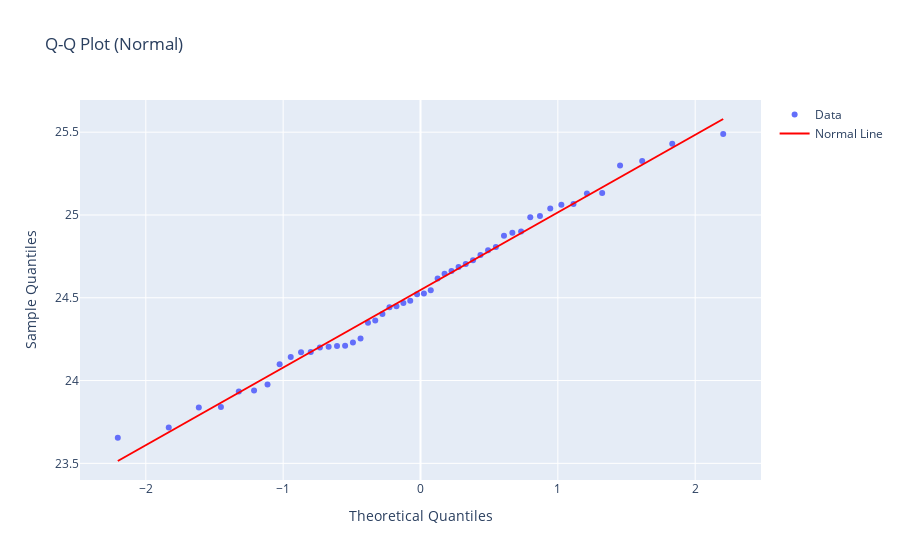

Source (notebook cell):
### Code cell
# Q-Q Plot
qq = stats.probplot(x, dist="norm")
theoretical_quantiles = qq[0][0]
sample_quantiles = qq[0][1]
slope = qq[1][0]
intercept = qq[1][1]

fig = go.Figure()
fig.add_trace(
    go.Scatter(x=theoretical_quantiles, y=sample_quantiles, mode="markers", name="Data")
)

# Reference line
line_x = np.array([min(theoretical_quantiles), max(theoretical_quantiles)])
line_y = slope * line_x + intercept
fig.add_trace(
    go.Scatter(
        x=line_x, y=line_y, mode="lines", name="Normal Line", line=dict(color="red")
    )
)

fig.update_layout(
    title="Q-Q Plot (Normal)",
    xaxis_title="Theoretical Quantiles",
    yaxis_title="Sample Quantiles",
)
fig.show()

### Figure 1 — Plotly figure (JSON) as saved in the notebook; plotly's stock layout.template omitted (floating-point values rounded to 4 significant figures)
{"data": [{"mode": "markers", "name": "Data", "type": "scatter", "x": [-2.204, -1.833, -1.614, -1.453, -1.323, -1.212, -1.114, -1.026, -0.9448, -0.8696, -0.7992, -0.7324, -0.6688, -0.6078, -0.5489, -0.492, -0.4365, -0.3824, -0.3294, -0.2772, -0.2259, -0.1751, -0.1247, -0.07472, -0.02489, 0.02489, 0.07472, 0.1247, 0.1751, 0.2259, 0.2772, 0.3294, 0.3824, 0.4365, 0.492, 0.5489, 0.6078, 0.6688, 0.7324, 0.7992, 0.8696, 0.9448, 1.026, 1.114, 1.212, 1.323, 1.453, 1.614, 1.833, 2.204], "y": [23.65, 23.72, 23.84, 23.84, 23.93, 23.94, 23.98, 24.1, 24.14, 24.17, 24.17, 24.2, 24.2, 24.21, 24.21, 24.23, 24.25, 24.35, 24.36, 24.4, 24.44, 24.45, 24.47, 24.48, 24.52, 24.53, 24.54, 24.62, 24.64, 24.66, 24.69, 24.7, 24.73, 24.76, 24.79, 24.81, 24.87, 24.89, 24.9, 24.99, 24.99, 25.04, 25.06, 25.07, 25.13, 25.13, 25.3, 25.33, 25.43, 25.49]}, {"line": {"color": "red"}, "mode": "lines", "name": "Normal Line", "type": "scatter", "x": [-2.204, 2.204], "y": [23.51, 25.58]}], "layout": {"title": {"text": "Q-Q Plot (Normal)"}, "xaxis": {"title": {"text": "Theoretical Quantiles"}}, "yaxis": {"title": {"text": "Sample Quantiles"}}}}
